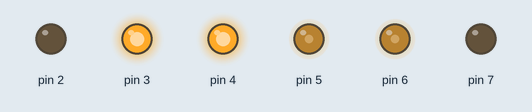
A sketch run on a simulated Arduino Uno, built with avr-gcc and run on an emulated ATmega328P. On the bench: output pins drawn as LEDs (lit = HIGH).

Above: at 0.1 s.
Timing chart, 0 to 1.6 s (numbered marks = the images above):
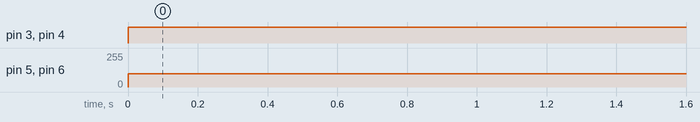

The sketch:

motor_driver.ino
```cpp
void setup() {
  pinMode(6,OUTPUT);
  pinMode(5,OUTPUT);
  pinMode(4,OUTPUT);
  pinMode(3,OUTPUT);
  pinMode(2,OUTPUT);
  pinMode(7,OUTPUT);

}

void loop() {
  analogWrite(6,100);
  analogWrite(5,100);
  digitalWrite(4,HIGH);
  digitalWrite(3,HIGH);
  digitalWrite(2,LOW);
  digitalWrite(7,LOW);
}
```

Measured:
- by itself, pin 3, pin 4: LOW → HIGH at 0.00 s
- by itself, pin 5, pin 6: 0/255 → 100/255 at 0.00 s
